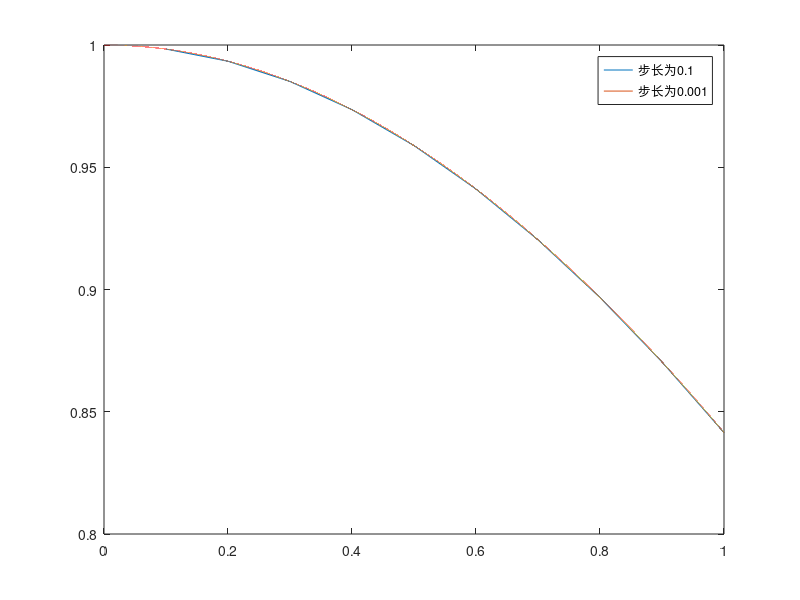

The MATLAB script that drew this image:
clc;
clear;
%步长为0.1
x1=0:0.1:1;
x1(1)=[];
y1=sin(x1)./x1;
%步长为0.001
x2=0:0.00001:1;
x2(1)=[];
y2=sin(x2)./x2;
plot(x1,y1);
hold on;
plot(x2,y2);
hold on;
v1=trapz(x1,y1)%步长为0.1
v2=trapz(x2,y2)%步长为0.001
legend('步长为0.1','步长为0.001');